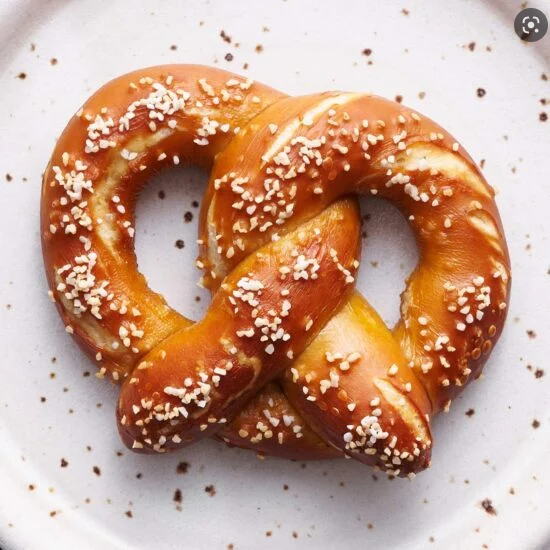
#> input picture pretzel93.png, 550 x 550 px
$ python main.py
#> lines starting #> are read from the running program, lines starting #| are printed output that depends on the picture; after the words box and inside, x2 and y2 are one past the last pixel; in counts of white or black regions, pixels touching at a corner belong together
import cv2
import numpy as np

imgOrigin = cv2.imread('pretzel93.png')
#> imgOrigin is the input picture: shape (550, 550, 3); mean B, G, R 143.8, 163.2, 200.1
cv2.imshow("Imagem original", imgOrigin)
cv2.waitKey(0)

imgGray = cv2.cvtColor(imgOrigin, cv2.COLOR_BGR2GRAY)
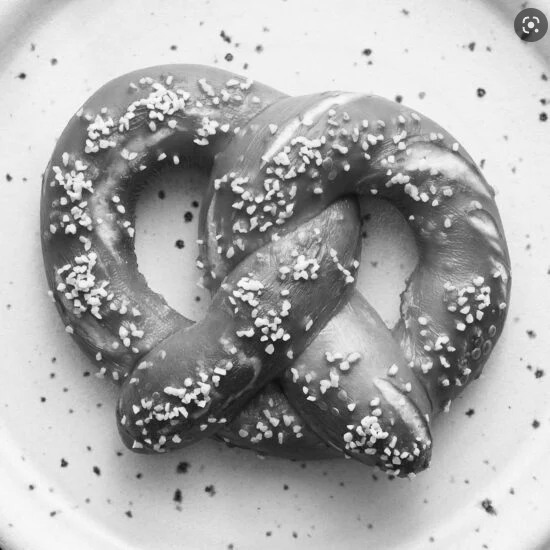
#> imgGray: shape (550, 550); min 12, max 255, mean 172
cv2.imshow("Imagem cinza", imgGray)
cv2.waitKey(0)

imgBinary = cv2.GaussianBlur(imgGray, (7, 7), 0)
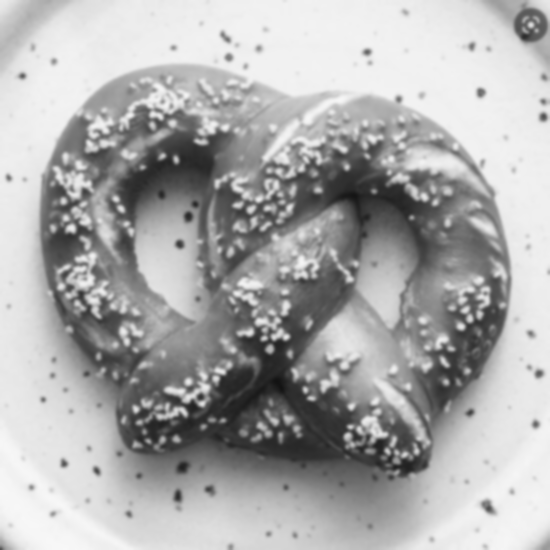
#> imgBinary: shape (550, 550); min 18, max 248, mean 172
(T, bin) = cv2.threshold(imgBinary, 160, 255, cv2.THRESH_BINARY)
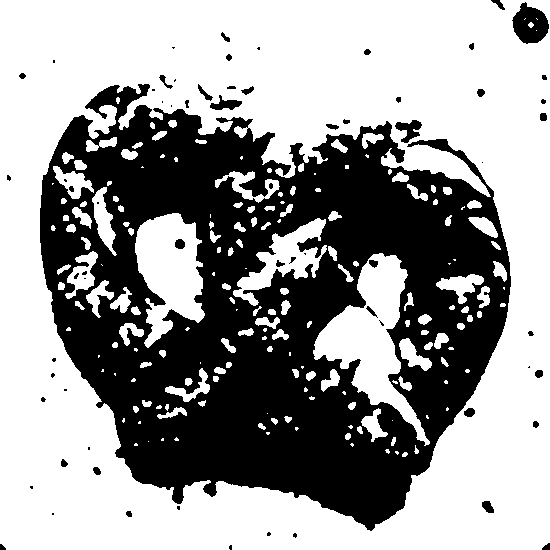
#> bin: shape (550, 550); 60.4% white; 67 black regions (28 under 20 px), largest, box (x1, y1, x2, y2) and area: (40, 84, 511, 531) 116650, (512, 2, 549, 44) 1027, (395, 120, 422, 143) 319
(T, binI) = cv2.threshold(imgBinary, 160, 255, cv2.THRESH_BINARY_INV)
imgBinary = np.vstack([
    np.hstack([imgBinary, bin]),
    np.hstack([binI, cv2.bitwise_and(imgBinary, imgBinary, mask = binI)])
])
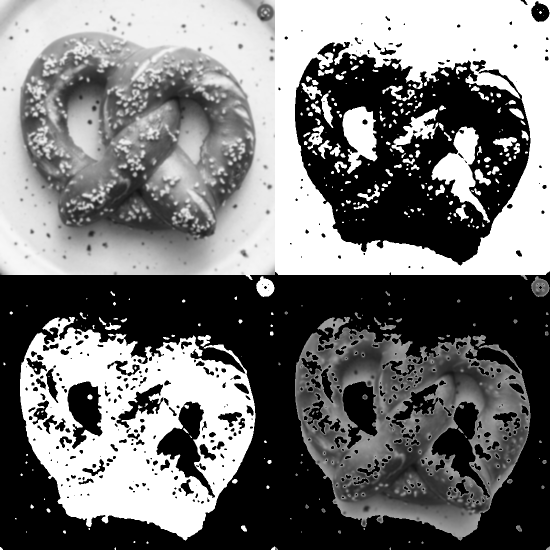
#> imgBinary: shape (1100, 1100) (shown at 1/2 size); min 0, max 255, mean 117.2
cv2.imshow("Imagem binaria", imgBinary)
cv2.waitKey(0)
